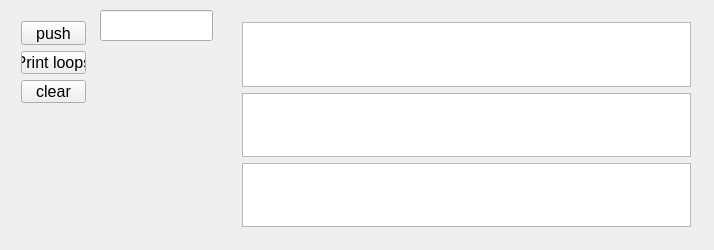
<?xml version="1.0" encoding="UTF-8"?>
<ui version="4.0">
 <class>taskClass</class>
 <widget class="QMainWindow" name="taskClass">
  <property name="geometry">
   <rect>
    <x>0</x>
    <y>0</y>
    <width>714</width>
    <height>250</height>
   </rect>
  </property>
  <property name="windowTitle">
   <string>task</string>
  </property>
  <widget class="QWidget" name="centralWidget">
   <widget class="QLineEdit" name="pushEdit">
    <property name="geometry">
     <rect>
      <x>100</x>
      <y>10</y>
      <width>113</width>
      <height>31</height>
     </rect>
    </property>
    <property name="font">
     <font>
      <pointsize>12</pointsize>
     </font>
    </property>
   </widget>
   <widget class="QWidget" name="layoutWidget">
    <property name="geometry">
     <rect>
      <x>10</x>
      <y>10</y>
      <width>87</width>
      <height>104</height>
     </rect>
    </property>
    <layout class="QVBoxLayout" name="verticalLayout">
     <item>
      <widget class="QPushButton" name="pushBtn">
       <property name="font">
        <font>
         <pointsize>12</pointsize>
        </font>
       </property>
       <property name="text">
        <string>push</string>
       </property>
      </widget>
     </item>
     <item>
      <widget class="QPushButton" name="printBtn">
       <property name="font">
        <font>
         <pointsize>12</pointsize>
        </font>
       </property>
       <property name="text">
        <string>Print loops</string>
       </property>
      </widget>
     </item>
     <item>
      <widget class="QPushButton" name="clearBtn">
       <property name="font">
        <font>
         <pointsize>12</pointsize>
        </font>
       </property>
       <property name="text">
        <string>clear</string>
       </property>
      </widget>
     </item>
    </layout>
   </widget>
   <widget class="QWidget" name="layoutWidget">
    <property name="geometry">
     <rect>
      <x>231</x>
      <y>11</y>
      <width>471</width>
      <height>227</height>
     </rect>
    </property>
    <layout class="QVBoxLayout" name="verticalLayout_2">
     <item>
      <widget class="QTextEdit" name="listText">
       <property name="font">
        <font>
         <pointsize>12</pointsize>
        </font>
       </property>
       <property name="readOnly">
        <bool>true</bool>
       </property>
      </widget>
     </item>
     <item>
      <widget class="QTextEdit" name="firstLoop">
       <property name="font">
        <font>
         <pointsize>12</pointsize>
        </font>
       </property>
       <property name="readOnly">
        <bool>true</bool>
       </property>
      </widget>
     </item>
     <item>
      <widget class="QTextEdit" name="secondLoop">
       <property name="font">
        <font>
         <pointsize>12</pointsize>
        </font>
       </property>
       <property name="readOnly">
        <bool>true</bool>
       </property>
      </widget>
     </item>
    </layout>
   </widget>
  </widget>
 </widget>
 <layoutdefault spacing="6" margin="11"/>
 <resources>
  <include location="task.qrc"/>
 </resources>
 <connections/>
</ui>
